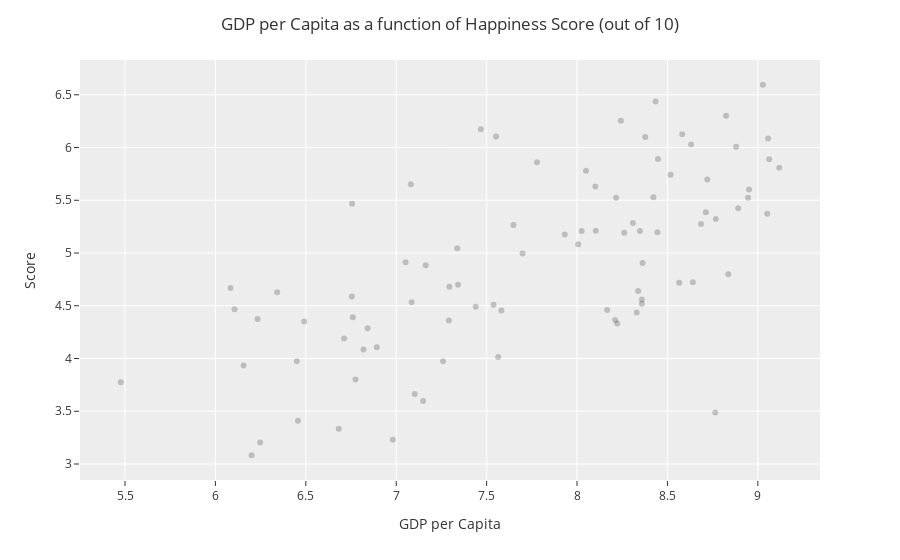

This figure's notebook cell:
### Code cell
DF_model2.dropna(inplace=True)
DF_model2['log_GDPpc'] = DF_model2['log_GDPpc'].apply(lambda x: float(x))

mask = DF_model2['log_GDPpc'] <= 10_000
DF_model2 = DF_model2[mask]

fig = px.scatter(DF_model2,
                 x='log_GDPpc',
                 y='Score',
                 color_discrete_sequence=['black'],
                 opacity=0.2)

fig.update_layout(template="ggplot2",
                  title='GDP per Capita as a function of Happiness Score (out of 10)',
                  title_x=0.5,
                  xaxis_title='GDP per Capita',
                  yaxis_title='Score')


fig.show()

X = DF_model2['log_GDPpc'].values.reshape(-1,1)
y = DF_model2['Score'].values

LM = LinearRegression()
LM.fit(X, y)

print('Model Score:')
print(LM.score(X,y))

### Figure 1 — Plotly figure (JSON) as saved in the notebook; plotly's stock layout.template omitted (floating-point values rounded to 4 significant figures)
{"data": [{"hovertemplate": "log_GDPpc=%{x}<br>Score=%{y}<extra></extra>", "legendgroup": "", "marker": {"color": "black", "opacity": 0.2, "symbol": "circle"}, "mode": "markers", "name": "", "orientation": "v", "showlegend": false, "type": "scatter", "x": [6.248, 8.565, 9.057, 8.358, 8.348, 5.476, 7.163, 6.755, 7.582, 8.713, 8.768, 8.05, 8.824, 8.007, 8.765, 6.2, 7.338, 8.582, 7.259, 8.891, 8.104, 8.631, 6.842, 8.837, 8.359, 7.699, 7.085, 8.435, 7.779, 7.149, 8.261, 7.564, 8.33, 8.448, 8.362, 9.118, 7.538, 7.342, 8.445, 6.45, 8.216, 8.211, 6.775, 8.026, 8.422, 6.156, 9.028, 8.686, 6.76, 7.291, 8.946, 8.309, 6.106, 7.44, 9.063, 6.456, 8.338, 6.342, 7.648, 7.552, 7.052, 7.081, 8.72, 8.101, 8.517, 6.682, 7.294, 6.233, 8.242, 6.083, 8.952, 6.491, 6.819, 8.88, 6.756, 8.167, 9.052, 6.981, 6.712, 8.223, 7.468, 7.932, 8.377, 8.64, 6.893, 7.102], "xaxis": "x", "y": [3.203, 4.719, 6.086, 4.559, 5.208, 3.775, 4.883, 4.587, 4.456, 5.386, 5.323, 5.779, 6.3, 5.082, 3.488, 3.083, 5.044, 6.125, 3.973, 5.425, 5.211, 6.028, 4.286, 4.799, 4.519, 4.996, 4.534, 6.436, 5.86, 3.597, 5.192, 4.015, 4.437, 5.89, 4.906, 5.809, 4.509, 4.7, 5.197, 3.975, 5.525, 4.366, 3.802, 5.208, 5.529, 3.933, 6.595, 5.274, 4.39, 4.36, 5.523, 5.285, 4.466, 4.49, 5.888, 3.41, 4.639, 4.628, 5.265, 6.105, 4.913, 5.653, 5.697, 5.631, 5.743, 3.334, 4.681, 4.374, 6.253, 4.668, 5.603, 4.35, 4.085, 6.008, 5.467, 4.461, 5.373, 3.231, 4.189, 4.332, 6.174, 5.175, 6.1, 4.722, 4.107, 3.663], "yaxis": "y"}], "layout": {"legend": {"tracegroupgap": 0}, "margin": {"t": 60}, "title": {"text": "GDP per Capita as a function of Happiness Score (out of 10)", "x": 0.5}, "xaxis": {"anchor": "y", "domain": [0, 1], "title": {"text": "GDP per Capita"}}, "yaxis": {"anchor": "x", "domain": [0, 1], "title": {"text": "Score"}}}}
